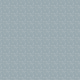

The image is a tile-based game level rendered from a .tmx file. Its description and complete source (layers, tilesets, objects, tile grids) follow:
An orthogonal 10x10 tile map with 8x8 px tiles, 1 tile layer (terrain) and 2 objects (ALLY, ENEMY).

<map version="1.4" tiledversion="1.4.3" orientation="orthogonal" renderorder="right-down" width="10" height="10" tilewidth="8" tileheight="8" infinite="0" nextlayerid="3" nextobjectid="3">
 <tileset firstgid="1" source="world-tileset.tsx" />
 <layer id="1" name="terrain" width="10" height="10">
  <data encoding="csv">
20,20,20,20,20,20,20,20,20,20,
20,20,20,20,20,20,20,20,20,20,
20,20,20,20,20,20,20,20,20,20,
20,20,20,20,20,20,20,20,20,20,
20,20,20,20,20,20,20,20,20,20,
20,20,20,20,20,20,20,20,20,20,
20,20,20,20,20,20,20,20,20,20,
20,20,20,20,20,20,20,20,20,20,
20,20,20,20,20,20,20,20,20,20,
20,20,20,20,20,20,20,20,20,20
</data>
 </layer>
 <objectgroup id="2" name="sites">
  <object id="1" name="ALLY" x="10.6024" y="12.1666">
   <point />
  </object>
  <object id="2" name="ENEMY" x="67.2641" y="68.307">
   <point />
  </object>
 </objectgroup>
</map>